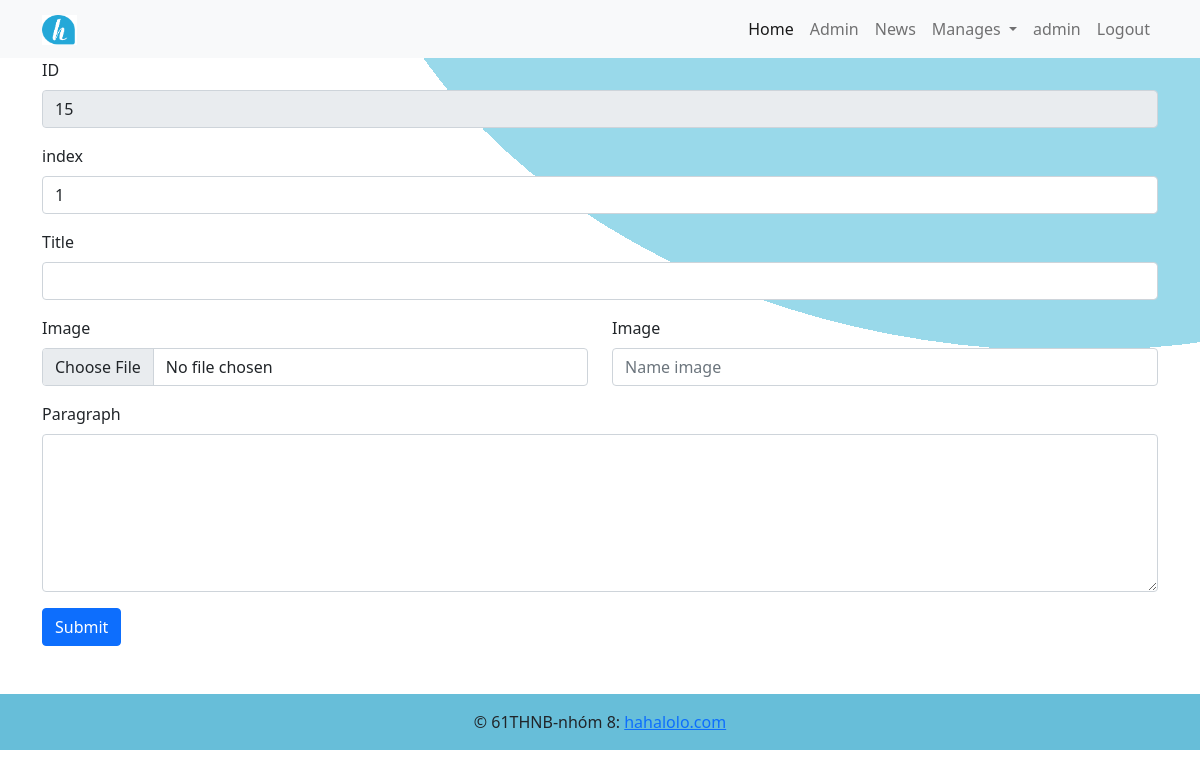
Before: /admin/News_edit_conten.php?id=15&index=1 (signed in) with the older database file.
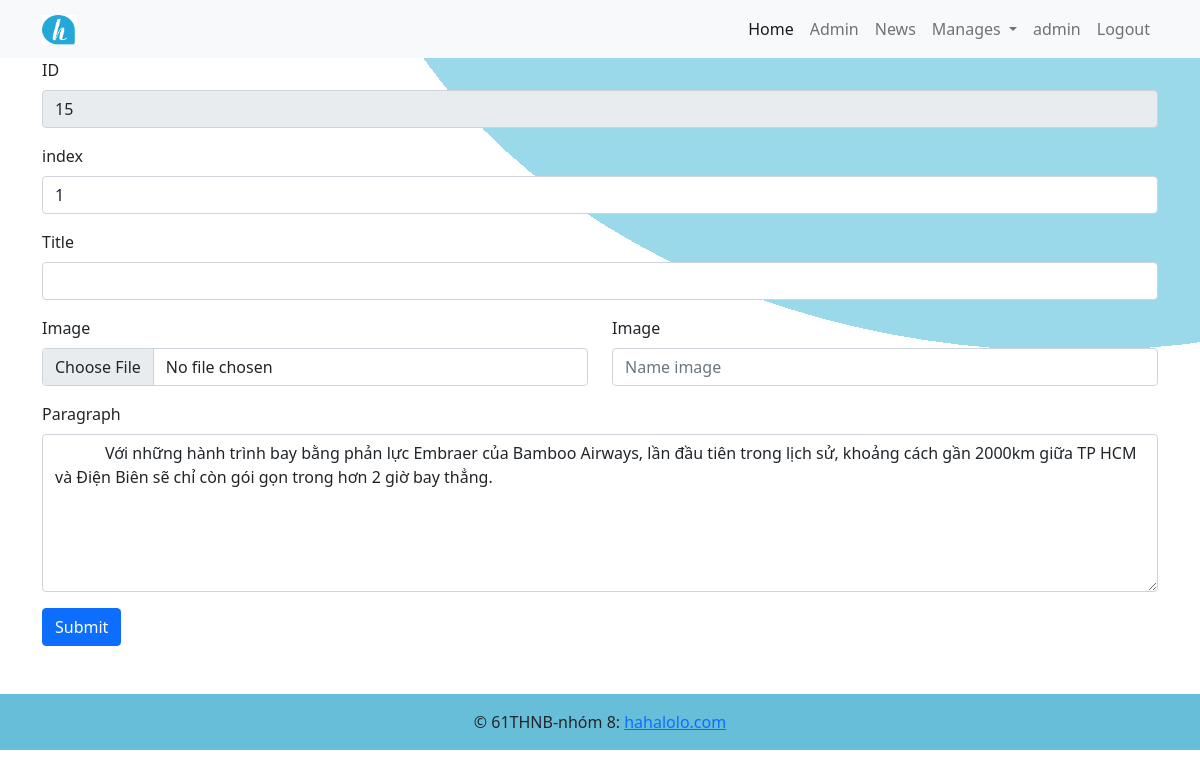
After: the same page with the newer database file.
### tables this page shows
CREATE TABLE `conten` (
  `ID_tb` int(11) NOT NULL,
  `ID` int(11) NOT NULL,
  `index_` int(11) NOT NULL,
  `h5` varchar(200) DEFAULT NULL,
  `p` varchar(1000) DEFAULT NULL,
  `img` char(200) DEFAULT NULL,
  `img_name` varchar(100) DEFAULT NULL
);

### admin/News_edit_conten.php (the view, shortened to what this page needs)
<?php
include "header_admin.php";
?>
<?php
$ID = $_GET['id'];
$index = $_GET['index'];
require "connect.php";
$query = "SELECT * FROM conten WHERE ID = $ID and index_ = $index";
$result = $conn->query($query);
$data = $result->fetch_assoc();
?>
<div class="container mb-5">
    <h3 class="text-center mt-3">Edit News</h3>
    <Form action="News_edit_contenDB.php?id=<?php echo $ID ?>&index=<?php echo $_GET['index']?>" method="Post" enctype="multipart/form-data">
        <div class="mb-3">
            <label for="ID" class="form-label">ID</label>
            <input type="number" class="form-control" id="ID" name="ID" value=<?php echo $_GET['id'] ?> readonly>
        </div>
        <div class="mb-3">
            <label for="index" class="form-label">index</label>
            <input type="number" class="form-control" id="index" name="index" value="<?php echo $_GET['index'] ?>">
        </div>
        <div class="mb-3">
            <label for="Title" class="form-label">Title</label>
            <input type="text" class="form-control" id="Title" name="Title" value="<?php echo $data['h5'] ?>">
        </div>
        <div class="mb-3">
            <div class="row">
                <div class="col-6">
                    <label for="formFile" class="form-label">Image</label>
                    <input class="form-control" type="file" id="formFile" name="file_img" accept="image/png, image/jpeg">
                </div>
                <div class="col-6">
                    <label for="name_image" class="form-label">Image</label>
                    <input class="form-control" type="title" id="name_image" name="name_image" placeholder="Name image" >
                </div>
            </div>
        </div>
        <div class="mb-3">
            <label for="paragraph" class="form-label">Paragraph</label>
            <textarea class="form-control" id="paragraph" name="paragraph" rows="6">
            <?php echo $data['p'] ?>
            </textarea>
        </div>
        <div class="mb-3 ">
            <input class="btn btn-primary ms-auto" name="submit" type="submit" value="Submit">
        </div>
    </Form>
</div>
<?php
include "footer.php";
?>

### admin/header_admin.php (shortened to what this page needs)
<!DOCTYPE html>
<html lang="en">
<head>
    <link href="https://cdn.jsdelivr.net/npm/bootstrap@5.1.3/dist/css/bootstrap.min.css" rel="stylesheet">
    <link rel="stylesheet" href="../assets/css/admin.css">
    <link rel="stylesheet" href="https://cdn.jsdelivr.net/npm/bootstrap-icons@1.7.2/font/bootstrap-icons.css">
</head>
<body style="background-image: url(../assets/img/bg.png); background-attachment: fixed;">
    <div class="container-fruit  fixed-top ">
        <nav class="navbar navbar-expand-lg navbar-light bg-light ">
            <div class="container">
                <a class="navbar-brand" href="../index.php">
                    <img src="../assets/img/hahalolo.png" alt="" width="35" height="30">
                </a>
                <div class="collapse navbar-collapse" id="navbarSupportedContent">
                    <ul class="navbar-nav ms-auto mb-2 mb-lg-0">
                        <li class="nav-item">
                            <a class="nav-link active" aria-current="page" href="Home.php">Home</a>
                        </li>
                        <li class="nav-item">
                            <a class="nav-link" href="Account_admin.php">Admin</a>
                        </li>
                        <li class="nav-item">
                            <a class="nav-link" href="News.php">News</a>
                        </li>
                        <li class="nav-item dropdown">
                            <a class="nav-link dropdown-toggle" href="#" id="navbarDropdownMenuLink" role="button" data-bs-toggle="dropdown" aria-expanded="false">
                            Manages
                            </a>
                        </li>
                        <li class="nav-item">
                            <a class="nav-link"><?php echo $_SESSION['USERNAME_admin'] ?></a>
                        </li>
                        <li class="nav-item">
                            <a class="nav-link" href="logout_admin.php">Logout</a>
                        </li>
                    </ul>
                </div>
            </div>
        </nav>
    </div>

### admin/footer.php (shortened to what this page needs)
<footer class="page-footer mt-auto ">
<div class="footer-copyright text-center py-3  " style="background-color: #67BED9;">© 61THNB-nhóm 8:
  <a href="#">hahalolo.com</a>
</div>
</footer>
</body>
</html>

### assets/css/admin.css (style rules this page uses)
body { background-color: white; }

Changed rows visible on the page:
added conten: paragraph "Với những hành trình bay bằng phản lực Embraer của Bamboo Airways, lần đầu tiên trong lịch sử, khoảng cách gần 2000km giữa TP HCM và Điện Biên sẽ chỉ còn gói gọn trong hơn 2 giờ bay thẳng."
